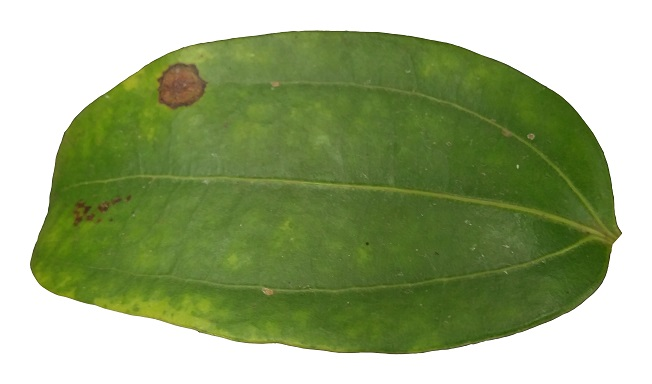
//> input picture Project/project/leaf2.jpg, 652 x 384 px
$ ./Source   (built with g++ and OpenCV 4)
//> lines starting //> are read from the running program, lines starting //| are printed output that depends on the picture; after the words box and inside, x2 and y2 are one past the last pixel; in counts of white or black regions, pixels touching at a corner belong together
#include "opencv2/highgui/highgui.hpp"
#include <iostream>
#include "opencv2/imgproc/imgproc.hpp"
#include <iomanip>

using namespace cv;
using namespace std;

int main(int argc, const char** argv)
{
	Mat img = imread("Leaf2.jpg", CV_LOAD_IMAGE_UNCHANGED); //read the image data  and store it in 'img'
//> img is the input picture: 384 rows x 652 cols, CV_8UC3; mean B, G, R 125.5, 170, 153.8


	//===============================================================================================
	//namedWindow("Control", CV_WINDOW_AUTOSIZE); //create a window called "Control"
	//namedWindow("Patch", CV_WINDOW_AUTOSIZE);

	int iLowH = 31;
	int iHighH = 80;

	int iLowS = 10;
	int iHighS = 255;

	int iLowV = 44;
	int iHighV = 255;

	//============= Detecting the color patch ============


	int pLowH = 0;
	int pHighH = 22;

	int pLowS = 66;
	int pHighS = 208;

	int pLowV = 38;
	int pHighV = 250;


	//Create trackbars in "Control" window
	createTrackbar("LowH", "Control", &iLowH, 179); //Hue (0 - 179)
	createTrackbar("HighH", "Control", &iHighH, 179);

	createTrackbar("LowS", "Control", &iLowS, 255); //Saturation (0 - 255)
	createTrackbar("HighS", "Control", &iHighS, 255);

	createTrackbar("LowV", "Control", &iLowV, 255);//Value (0 - 255)
	createTrackbar("HighV", "Control", &iHighV, 255);


	//=============== Trackbars for the Patch in "Patch" window ================
	createTrackbar("LHue", "Patch", &pLowH, 179); //Hue (0 - 179)
	createTrackbar("HHue", "Patch", &pHighH, 179);

	createTrackbar("LSat", "Patch", &pLowS, 255); //Saturation (0 - 255)
	createTrackbar("HSat", "Patch", &pHighS, 255);

	createTrackbar("LVal", "Patch", &pLowV, 255);//Value (0 - 255)
	createTrackbar("HVal", "Patch", &pHighV, 255);


	while (true)
	{

		//===================== Applying filters for the leaf ==========================

		Mat imgHSV;

		cvtColor(img, imgHSV, COLOR_BGR2HSV); //Convert the image from BGR to HSV
//> imgHSV: 384 rows x 652 cols, CV_8UC3; mean H, S, V 27, 99.4, 170.2

		Mat imgThresholded;

		inRange(imgHSV, Scalar(iLowH, iLowS, iLowV), Scalar(iHighH, iHighS, iHighV), imgThresholded); //Threshold the image
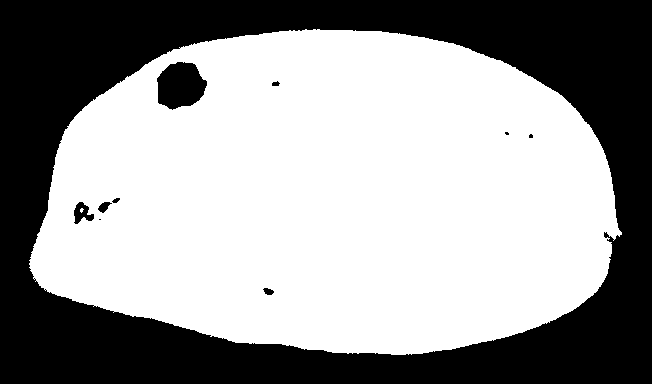
//> imgThresholded: 384 rows x 652 cols, CV_8UC1; 60.2% white; 10 black regions (3 under 20 px), largest, box (x1, y1, x2, y2) and area: (0, 0, 652, 384) 97429, (157, 62, 207, 110) 1775, (74, 202, 94, 224) 245

		//morphological opening (removes small objects from the foreground)
		erode(imgThresholded, imgThresholded, getStructuringElement(MORPH_ELLIPSE, Size(5, 5)));
		dilate(imgThresholded, imgThresholded, getStructuringElement(MORPH_ELLIPSE, Size(5, 5)));

		//morphological closing (removes small holes from the foreground)
		dilate(imgThresholded, imgThresholded, getStructuringElement(MORPH_ELLIPSE, Size(5, 5)));
		erode(imgThresholded, imgThresholded, getStructuringElement(MORPH_ELLIPSE, Size(5, 5)));
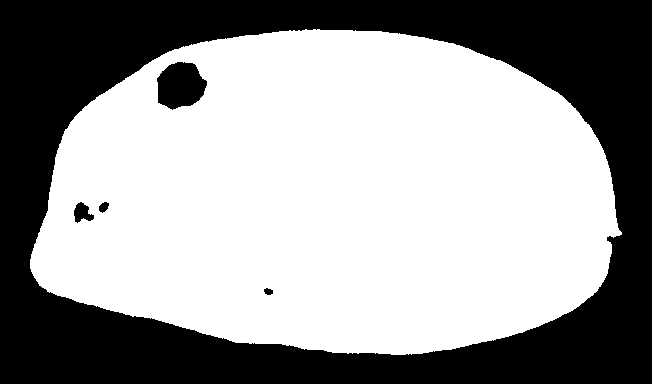
//> imgThresholded: 384 rows x 652 cols, CV_8UC1; 60.2% white; 5 black regions, box (x1, y1, x2, y2) and area: (0, 0, 652, 384) 97459, (157, 62, 207, 110) 1774, (74, 202, 94, 223) 255, (99, 202, 109, 213) 75, (264, 288, 273, 295) 47


		//===================== Applying filters for the Patch ==========================

		Mat imgHSV2;

		cvtColor(img, imgHSV2, COLOR_BGR2HSV);

		Mat imgPatch;

		inRange(imgHSV2, Scalar(pLowH, pLowS, pLowV), Scalar(pHighH, pHighS, pHighV), imgPatch);
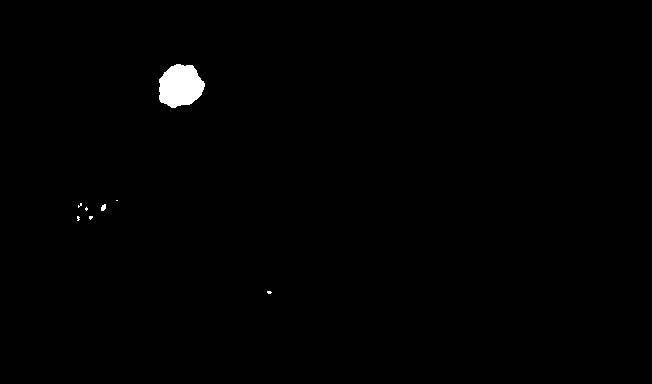
//> imgPatch: 384 rows x 652 cols, CV_8UC1; 0.64% white; 8 white regions (6 under 20 px), largest, box (x1, y1, x2, y2) and area: (159, 64, 205, 108) 1519, (101, 204, 106, 211) 27

		//morphological opening (removes small objects from the foreground)
		erode(imgPatch, imgPatch, getStructuringElement(MORPH_ELLIPSE, Size(5, 5)));
		dilate(imgPatch, imgPatch, getStructuringElement(MORPH_ELLIPSE, Size(5, 5)));

		//morphological closing (removes small holes from the foreground)
		dilate(imgPatch, imgPatch, getStructuringElement(MORPH_ELLIPSE, Size(5, 5)));
		erode(imgPatch, imgPatch, getStructuringElement(MORPH_ELLIPSE, Size(5, 5)));
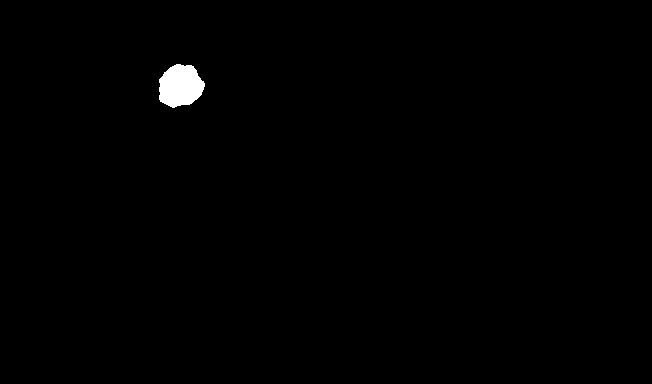
//> imgPatch: 384 rows x 652 cols, CV_8UC1; 0.61% white; 1 white region, box (x1, y1, x2, y2) and area: (159, 64, 205, 108) 1515


		//============== create a mask image to count all leaf pixels  ==============


		// Transform source image to gray if it is not
		Mat gray;

		if (img.channels() == 3)
		{
			cvtColor(img, gray, CV_BGR2GRAY);
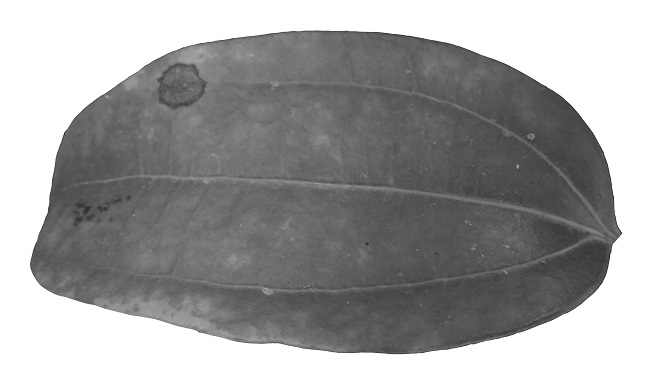
//> gray: 384 rows x 652 cols, CV_8UC1; min 33, max 255, mean 160.1
		}
		else
		{
			gray = img;
		}

		// Show gray image
		//imshow("gray", gray);

		// Transform it to binary and invert it. White on black is needed.
		Mat bw;
		threshold(gray, bw, 40, 255, CV_THRESH_BINARY_INV | CV_THRESH_OTSU);
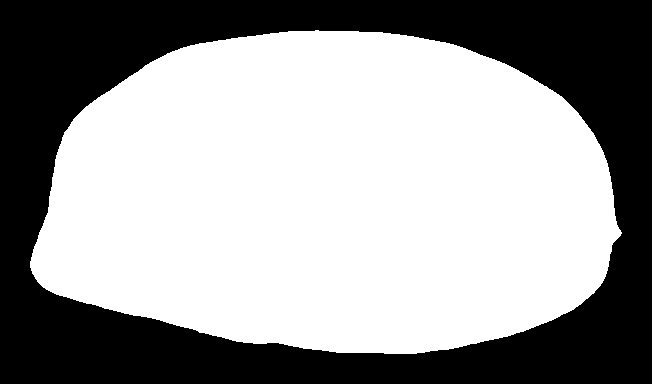
//> bw: 384 rows x 652 cols, CV_8UC1; 60.7% white; 1 black region

		vector<Vec4i> hierarchy;
		vector<vector<Point> > contours;

		// extract only the external blob
		findContours(bw.clone(), contours, hierarchy, CV_RETR_EXTERNAL, CV_CHAIN_APPROX_SIMPLE, Point(0, 0));
//> contours = 1 contour; box (x1, y1, x2, y2) and area: (30, 30, 622, 354) 151334

		Mat mask = Mat::zeros(bw.size(), CV_8UC1);

		// draw the contours as a solid blob, and create a mask of the cloud
		for (size_t i = 0; i < contours.size(); i++)
			drawContours(mask, contours, i, Scalar(255, 255, 255), CV_FILLED, 8, hierarchy, 0, Point());
//> this loop made 1 pass


		vector<Point> leaf_pixels;
		cv::findNonZero(mask, leaf_pixels);
//> leaf_pixels = 152037 items


		//=============== End of segmentation ==================


		///==============  Pixel Calculations  =============================

		// ======================== Count diseased pixels

		vector<Point> white_pixels;
		cv::findNonZero(imgPatch, white_pixels);
//> white_pixels = contour of 1515 points, box (x1, y1, x2, y2) (159, 64, 205, 108), area 204

		cout << "Count all diseased pixels: " << white_pixels.size() << endl; // amount of diseased  pixels is returned from the size
//| Count all diseased pixels: 1515


		//================ Count leaf pixels  ==============

		cout << "Count all leaf pixels: " << leaf_pixels.size() << endl; // amount of all leaf pixels is returned from the size
//| Count all leaf pixels: 152037

		float all = leaf_pixels.size();
//> all = 152037
		float diseases = white_pixels.size();
//> diseases = 1515

		float per = ((float)diseases / (float)all) * 100;
//> per = 0.996

		cout << fixed << setprecision(3);
		cout << "percentage  of diesase : " << per << "%" << endl;
//| percentage  of diesase : 0.996%

		if (diseases > 0)
		{
			cout << "This is a Diseased leaf  " << endl;
		}

		else
		{
			cout << "This is a Undiseased leaf " << endl;
		}

		///================ End of Calculations  ========================


		imshow("Original", img); //show the original image
		imwrite("Original.jpg", img); //save the original image

		//imshow("HSV", imgHSV); //show the original image
		imwrite("HSV_leaf.jpg", imgHSV);  //save the HSV image
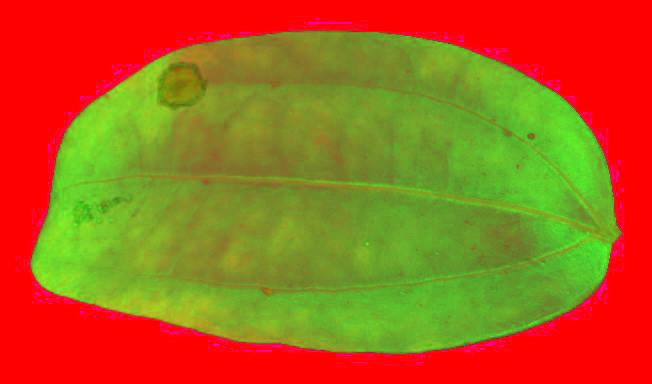
//> saved as HSV_leaf.jpg: 384 rows x 652 cols, CV_8UC3; mean B, G, R 27, 99.4, 170.2

		imshow("Diseased Image", imgThresholded); //show the diseased binary image
		imwrite("Diseased_Image.jpg", imgThresholded);  //save the diseased binary image

		imshow("Color Patch", imgPatch); //show the thresholded image
		imwrite("Patch.jpg", imgPatch);  //save the Thresholded image

		//imshow("mask", mask);
		imwrite("Mask.jpg", mask);  //save the Thresholded image

		waitKey(0);

		if (waitKey(30) == 27) //wait for 'esc' key press for 30ms. If 'esc' key is pressed, break loop
//> the Esc key is pressed
		{
			cout << "esc key is pressed by user" << endl;
			break;

			cvDestroyAllWindows();
		}

		//===============================================================================================


	}

	////////////////////////////////////////////////////////////////

	return 0;
}

$ run again, with Project/project/Leaf10.jpg copied over Project/project/leaf2.jpg
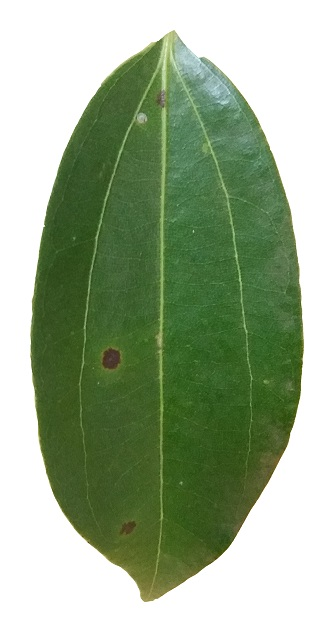
//> input picture Project/project/Leaf10.jpg, 334 x 632 px
//> img is the input picture: 632 rows x 334 cols, CV_8UC3; mean B, G, R 144.1, 173, 155.4
//> imgHSV: 632 rows x 334 cols, CV_8UC3; mean H, S, V 29.6, 74.2, 173.1
//> bw: 632 rows x 334 cols, CV_8UC1; 53.5% white; 84 black regions (81 under 20 px)
//> contours = 10 contours, 8 with area under 20; largest, box (x1, y1, x2, y2) and area: (30, 37, 304, 602) 112708, (172, 42, 176, 61) 21
//> the loop `for (size_t i = 0; i < contours.size(); i++)` made 10 passes
//> after the loop `for (size_t i = 0; i < contours.size(); i++)`:
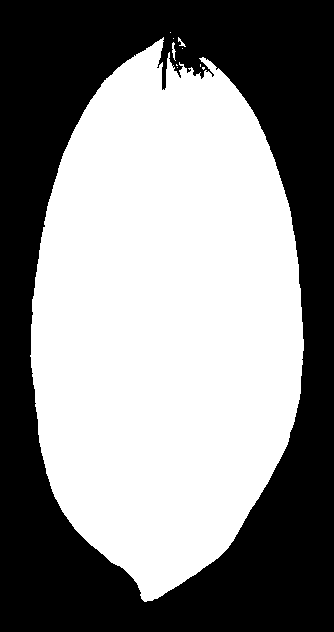
//> mask: 632 rows x 334 cols, CV_8UC1; 53.8% white; 1 black region, box (x1, y1, x2, y2) and area: (0, 0, 334, 632) 97579
//> leaf_pixels = 113509 items
//> white_pixels = contour of 225 points, box (x1, y1, x2, y2) (103, 350, 119, 368), area 12
//| Count all diseased pixels: 225
//| Count all leaf pixels: 113509
//> all = 113509
//> diseases = 225
//> per = 0.198
//| percentage  of diesase : 0.198%
//> `imwrite("HSV_leaf.jpg", imgHSV);`:
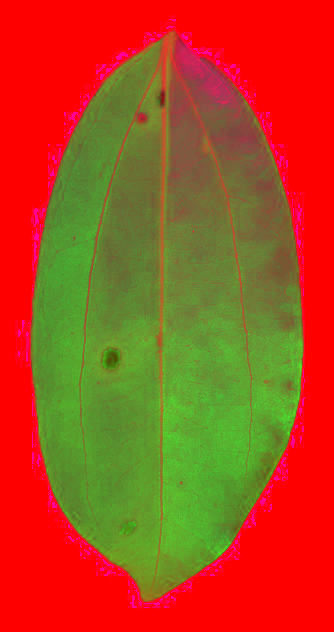
//> saved as HSV_leaf.jpg: 632 rows x 334 cols, CV_8UC3; mean B, G, R 29.6, 74.2, 173.1

$ run again, with Project/project/Leaf11.jpg copied over Project/project/leaf2.jpg
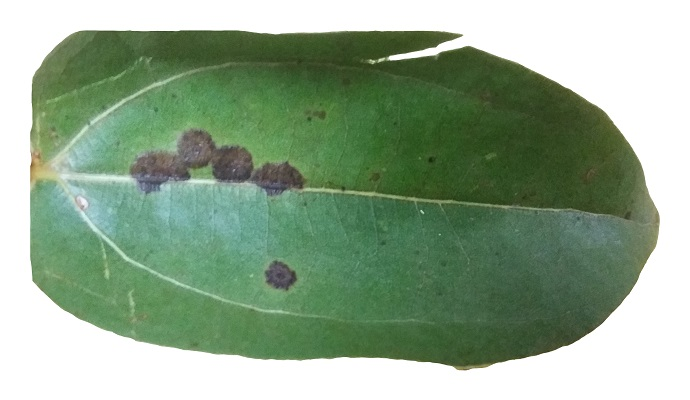
//> input picture Project/project/Leaf11.jpg, 690 x 400 px
//> img is the input picture: 400 rows x 690 cols, CV_8UC3; mean B, G, R 140.7, 166, 143
//> imgHSV: 400 rows x 690 cols, CV_8UC3; mean H, S, V 40.8, 64.1, 166.2
//> bw: 400 rows x 690 cols, CV_8UC1; 64.3% white; 93 black regions (82 under 20 px)
//> contours = 1 contour; box (x1, y1, x2, y2) and area: (30, 30, 660, 370) 180688
//> the loop `for (size_t i = 0; i < contours.size(); i++)` made 1 pass
//> after the loop `for (size_t i = 0; i < contours.size(); i++)`:
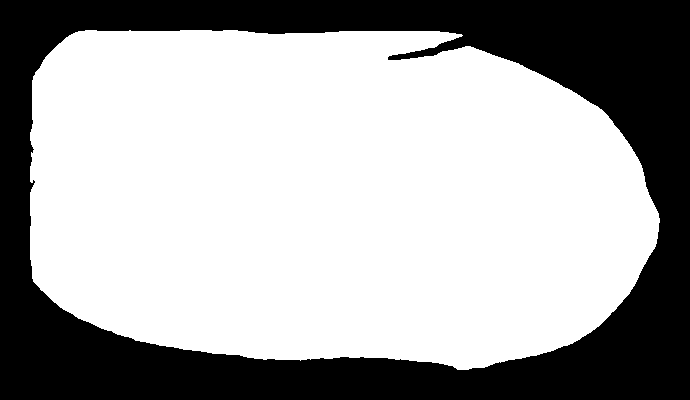
//> mask: 400 rows x 690 cols, CV_8UC1; 65.8% white; 1 black region, box (x1, y1, x2, y2) and area: (0, 0, 690, 400) 94448
//> leaf_pixels = 181552 items
//> white_pixels = contour of 119 points, box (x1, y1, x2, y2) (30, 152, 39, 171), area 21
//| Count all diseased pixels: 119
//| Count all leaf pixels: 181552
//> all = 181552
//> diseases = 119
//> per = 0.0655
//| percentage  of diesase : 0.066%
//> `imwrite("HSV_leaf.jpg", imgHSV);`:
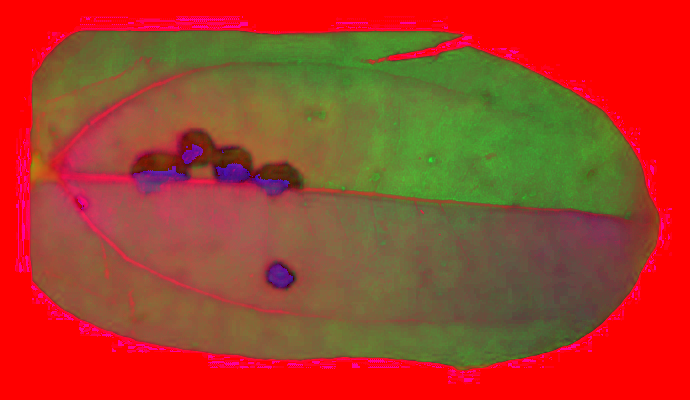
//> saved as HSV_leaf.jpg: 400 rows x 690 cols, CV_8UC3; mean B, G, R 40.8, 64.1, 166.2

$ run again, with Project/project/Leaf12.jpg copied over Project/project/leaf2.jpg
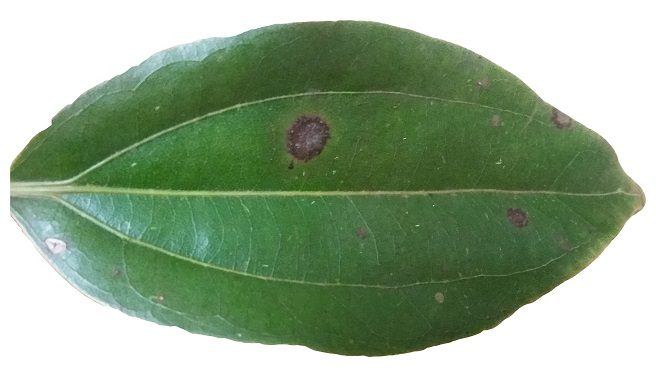
//> input picture Project/project/Leaf12.jpg, 656 x 377 px
//> img is the input picture: 377 rows x 656 cols, CV_8UC3; mean B, G, R 139, 167.2, 145.1
//> imgHSV: 377 rows x 656 cols, CV_8UC3; mean H, S, V 36.7, 69.4, 167.3
//> bw: 377 rows x 656 cols, CV_8UC1; 60.6% white; 90 black regions (80 under 20 px)
//> contours = 34 contours, 33 with area under 20; largest, box (x1, y1, x2, y2) and area: (10, 20, 645, 357) 149672
//> the loop `for (size_t i = 0; i < contours.size(); i++)` made 34 passes
//> leaf_pixels = 150732 items
//> white_pixels = contour of 123 points, box (x1, y1, x2, y2) (292, 149, 308, 160), area 23
//| Count all diseased pixels: 123
//| Count all leaf pixels: 150732
//> all = 150732
//> diseases = 123
//> per = 0.0816
//| percentage  of diesase : 0.082%
//> `imwrite("HSV_leaf.jpg", imgHSV);`:
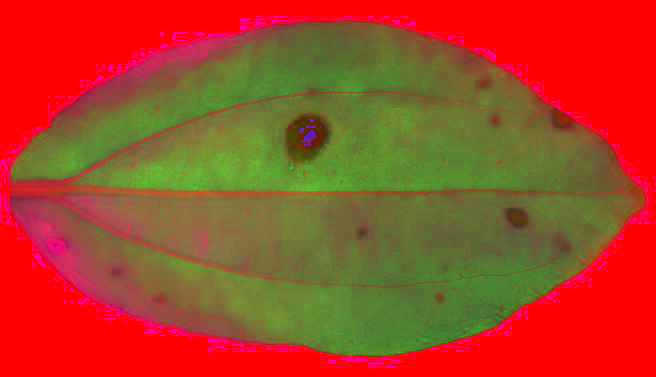
//> saved as HSV_leaf.jpg: 377 rows x 656 cols, CV_8UC3; mean B, G, R 36.7, 69.4, 167.3
